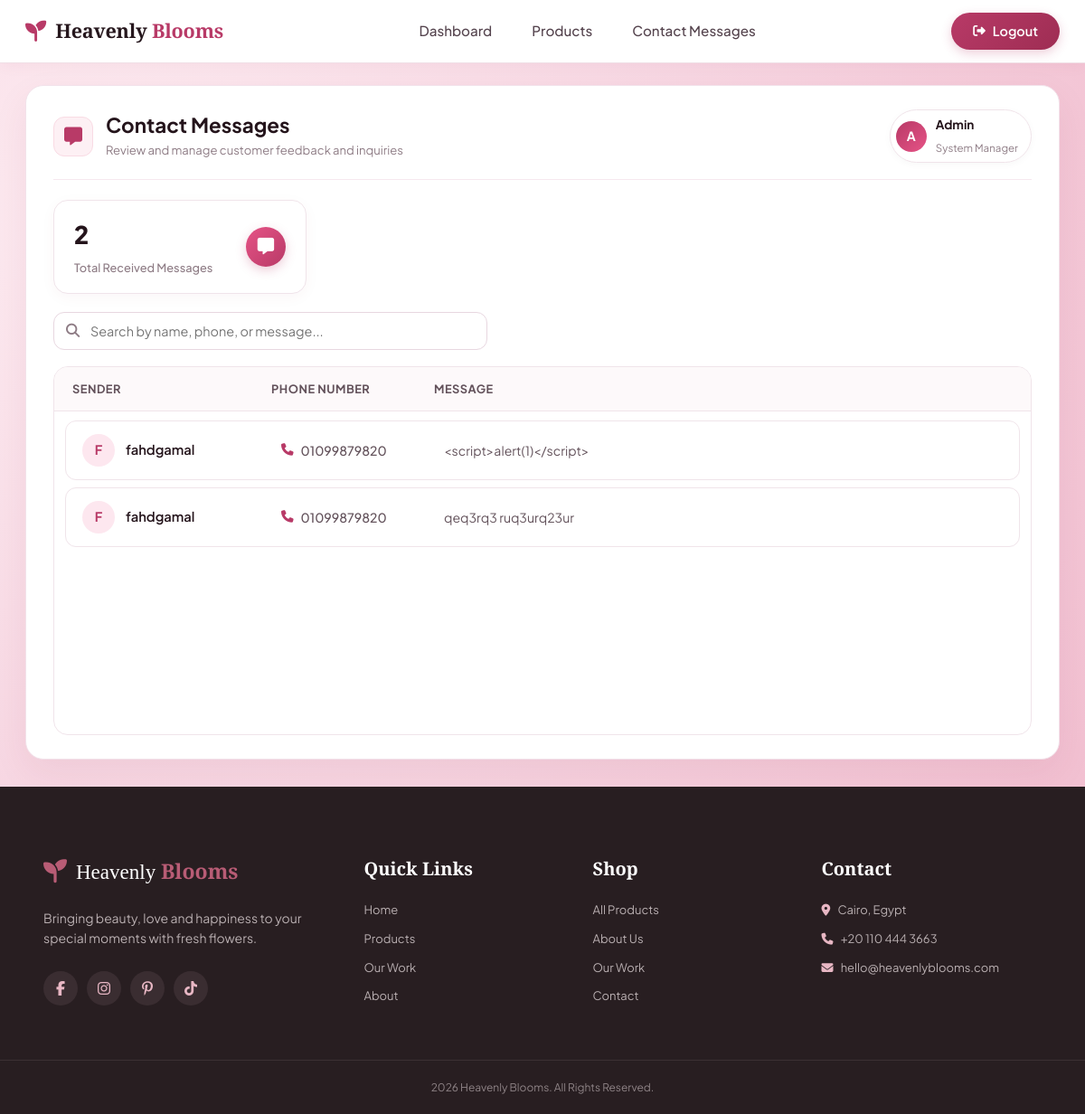
The app's page /masseges.php with its own data.
### tables this page shows
CREATE TABLE `messages` (
  `id` int(11) NOT NULL,
  `user_id` int(11) DEFAULT NULL,
  `sender_name` varchar(100) NOT NULL,
  `phone` varchar(20) NOT NULL,
  `message` text NOT NULL,
  `created_at` timestamp NOT NULL DEFAULT current_timestamp()
);

### masseges.php (the view, shortened to what this page needs)
<?php
require("connection.php");
$query = "SELECT * FROM `messages` ORDER BY `id` DESC";
$result = mysqli_query($conn, $query);
$total_count = mysqli_num_rows($result);
?>
<!DOCTYPE html>
<html lang="en">
<head>
    <link rel="stylesheet" href="https://cdnjs.cloudflare.com/ajax/libs/font-awesome/6.7.2/css/all.min.css">
    <link rel="stylesheet" href="CSS/nav_admin.css">
    <link rel="stylesheet" href="CSS/footer.css">
    <link rel="stylesheet" href="CSS/massages.css">
</head>
<body>
    <?php include 'header-admin.php'; ?>
    <div class="app-layout">
        <main class="main-content-container">
            <div class="dashboard-card">
                <header class="card-header">
                    <div class="header-left">
                        <div class="page-title">
                            <div class="title-icon">
                                <i class="fa-solid fa-message"></i>
                            </div>
                            <div>
                                <h1>Contact Messages</h1>
                                <p class="subtitle">Review and manage customer feedback and inquiries</p>
                            </div>
                        </div>
                    </div>
                    <div class="admin-profile">
                        <div class="admin-avatar">A</div>
                        <div class="admin-info">
                            <strong>Admin</strong>
                            <span>System Manager</span>
                        </div>
                    </div>
                </header>
                <section class="stats-row">
                    <div class="stat-card">
                        <div>
                            <h2 id="totalMessages"><?= $total_count ?></h2>
                            <span>Total Received Messages</span>
                        </div>
                        <div class="stat-icon">
                            <i class="fa-solid fa-message"></i>
                        </div>
                    </div>
                </section>
                <section class="controls">
                    <div class="search-box">
                        <i class="fa-solid fa-magnifying-glass"></i>
                        <input type="text" id="searchInput" placeholder="Search by name, phone, or message..."
                            autocomplete="off">
                    </div>
                </section>
                <section class="messages-container">
                    <div class="messages-header">
                        <div>SENDER</div>
                        <div>PHONE NUMBER</div>
                        <div>MESSAGE</div>
                    </div>
                    <div class="messages-list" id="messagesList">
                        <?php if ($total_count > 0): ?>
                            <?php while ($row = mysqli_fetch_assoc($result)): ?>
                                <?php $avatar = strtoupper(substr($row['sender_name'], 0, 1)); ?>
                                <div class="message-row" data-id="<?= $row['id'] ?>" data-name="<?= htmlspecialchars($row['sender_name']) ?>" data-phone="<?= htmlspecialchars($row['phone']) ?>" data-text="<?= htmlspecialchars($row['message']) ?>">
                                    <div class="sender-col">
                                        <div class="avatar"><?= $avatar ?></div>
                                        <span class="sender-name"><?= htmlspecialchars($row['sender_name']) ?></span>
                                    </div>
                                    <div class="phone-col">
                                        <i class="fa-solid fa-phone"></i>
                                        <a href="tel:<?= htmlspecialchars($row['phone']) ?>" onclick="event.stopPropagation()">
                                            <?= htmlspecialchars($row['phone']) ?>
                                        </a>
                                    </div>
                                    <div class="msg-col"><?= htmlspecialchars($row['message']) ?></div>
                                </div>
                            <?php endwhile; ?>
                        <?php else: ?>
                            <div class="empty-state">
                                <h4>No messages received yet.</h4>
                            </div>
                        <?php endif; ?>
                    </div>
                </section>
            </div>
        </main>
    </div>
    <?php include 'footer.php'; ?>
</body>
</html>

### CSS/footer.css (style rules this page uses)
:root { --primary: #b85c75; --primary-dark: #91445b; --secondary: #f8e9ed; --cream: #fffaf7; --dark: #292326; --text: #655d60; --white: #ffffff; --border: #eadfe1; --shadow: 0 15px 45px rgba(80, 45, 55, 0.1); }
* { margin: 0; padding: 0; box-sizing: border-box; }
html { scroll-behavior: smooth; }
body { font-family: "DM Sans", sans-serif; color: var(--dark); background: var(--cream); line-height: 1.6; }
a { text-decoration: none; color: inherit; }

### records on screen
messages: sender_name "F", sender_name "fahdgamal", phone "01099879820", message "<script>alert(1)</script>"
messages: sender_name "F", sender_name "fahdgamal", phone "01099879820", message "qeq3rq3 ruq3urq23ur"

### other values on screen
$total_count "2"
